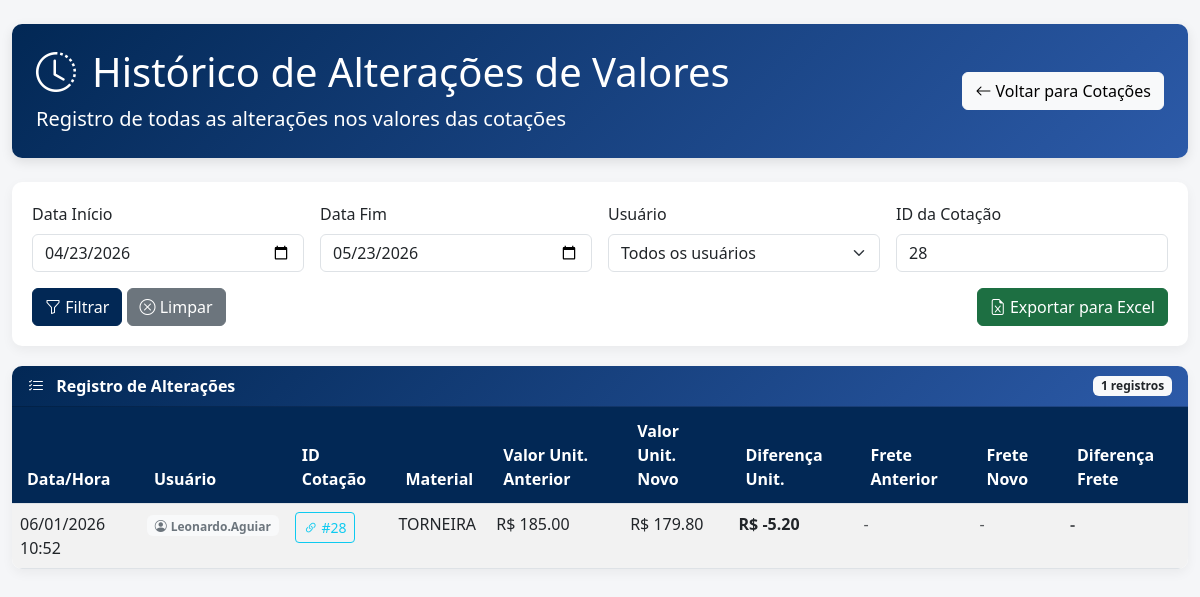
/historico_descontos?preenchimento_id=28 (signed in), run on the app's committed database.
### app.py (models this page shows, shortened)
class HistoricoDescontos(db.Model):
    __tablename__ = 'HistoricoDescontos'
    id = db.Column(db.Integer, primary_key=True)
    preenchimento_id = db.Column(db.Integer, db.ForeignKey('SolicitacoesPreenchidas.id'), nullable=False)
    valor_unitario_anterior = db.Column(db.Float, nullable=False)
    valor_unitario_novo = db.Column(db.Float, nullable=False)
    valor_frete_anterior = db.Column(db.Float, nullable=True)
    valor_frete_novo = db.Column(db.Float, nullable=True)
    data_alteracao = db.Column(db.DateTime, nullable=False, default=get_local_time)
    usuario = db.Column(db.Text, nullable=False)

class Materiais(db.Model):
    __tablename__ = 'Materiais'
    CodMaterial = db.Column(db.Integer, primary_key=True, autoincrement=True)
    DescricaoMaterial = db.Column(db.Text, nullable=False)
    Empresa = db.Column(db.Text, nullable=False)
    Aplicacao = db.Column(db.Text, nullable=False)
    QuantidadeEstoque = db.Column(db.Integer, default=0)
    Fornecedor = db.Column(db.Text)
    NumeroNF = db.Column(db.Text)
    FatorConsumo = db.Column(db.Float, nullable=True, default=0.0)
    Ativo = db.Column(db.Boolean, default=False)

### app.py (the view)
@routes_bp.route('/historico_descontos', methods=['GET'])
def listar_historico_descontos():
    if 'usuario' not in session:
        return redirect(url_for('routes_bp.login'))
    try:
        data_inicio = request.args.get('data_inicio')
        data_fim = request.args.get('data_fim')
        usuario = request.args.get('usuario')
        preenchimento_id = request.args.get('preenchimento_id')
        query = db.session.query(HistoricoDescontos).join(
            SolicitacoesPreenchidas
        ).join(
            SolicitacoesCompra
        ).join(
            Materiais
        )
        if data_inicio:
            query = query.filter(HistoricoDescontos.data_alteracao >= data_inicio)
        if data_fim:
            data_fim_ajustada = datetime.strptime(data_fim, '%Y-%m-%d') + timedelta(days=1)
            query = query.filter(HistoricoDescontos.data_alteracao <= data_fim_ajustada)
        if usuario:
            query = query.filter(HistoricoDescontos.usuario.ilike(f'%{usuario}%'))
        if preenchimento_id:
            query = query.filter(HistoricoDescontos.preenchimento_id == preenchimento_id)
        historicos = query.order_by(HistoricoDescontos.data_alteracao.desc()).all()
        usuarios = db.session.query(
            HistoricoDescontos.usuario
        ).distinct().order_by(
            HistoricoDescontos.usuario
        ).all()
        return render_template(
            'historico_descontos.html',
            historicos=historicos,
            usuarios=[u[0] for u in usuarios if u[0]],
            filtros={
                'data_inicio': data_inicio,
                'data_fim': data_fim,
                'usuario': usuario,
                'preenchimento_id': preenchimento_id
            }
        )
    except Exception as e:
        flash(f'Erro ao carregar histórico de descontos: {str(e)}', 'error')
        app.logger.error(f'Erro em listar_historico_descontos: {str(e)}', exc_info=True)
        return render_template(
            'historico_descontos.html',
            historicos=[],
            usuarios=[],
            filtros={}
        )

### templates/historico_descontos.html (shortened to what this page needs)
<!DOCTYPE html>
<html lang="pt-BR">
<head>
    <link href="https://cdn.jsdelivr.net/npm/bootstrap@5.3.0/dist/css/bootstrap.min.css" rel="stylesheet">
    <link rel="stylesheet" href="https://cdn.jsdelivr.net/npm/bootstrap-icons@1.10.0/font/bootstrap-icons.css">
    <link rel="stylesheet" href="https://cdnjs.cloudflare.com/ajax/libs/font-awesome/6.4.0/css/all.min.css">
</head>
<body>
    <div class="container-fluid py-4">
        <div class="page-header">
            <div class="row align-items-center">
                <div class="col-md-8">
                    <h1 class="display-6"><i class="bi bi-clock-history me-3"></i>Histórico de Alterações de Valores</h1>
                    <p class="lead mb-0">Registro de todas as alterações nos valores das cotações</p>
                </div>
                <div class="col-md-4 text-md-end">
                    <a href="{{ url_for('routes_bp.listar_solicitacoes_preenchidas') }}" class="btn btn-light">
                        <i class="bi bi-arrow-left"></i> Voltar para Cotações
                    </a>
                </div>
            </div>
        </div>
        <div class="filtros-container">
            <form method="GET" class="row g-3">
                <div class="col-md-3">
                    <label for="data_inicio" class="form-label">Data Início</label>
                    <input type="date" class="form-control" id="data_inicio" name="data_inicio" value="{{ filtros.data_inicio }}">
                </div>
                <div class="col-md-3">
                    <label for="data_fim" class="form-label">Data Fim</label>
                    <input type="date" class="form-control" id="data_fim" name="data_fim" value="{{ filtros.data_fim }}">
                </div>
                <div class="col-md-3">
                    <label for="usuario" class="form-label">Usuário</label>
                    <select class="form-select" id="usuario" name="usuario">
                        <option value="">Todos os usuários</option>
                    </select>
                </div>
                <div class="col-md-3">
                    <label for="preenchimento_id" class="form-label">ID da Cotação</label>
                    <input type="number" class="form-control" id="preenchimento_id" name="preenchimento_id"
                           value="{{ filtros.preenchimento_id }}" placeholder="Digite o ID">
                </div>
                <div class="col-12 d-flex justify-content-between align-items-center">
                    <div>
                        <button type="submit" class="btn btn-primary">
                            <i class="bi bi-funnel"></i> Filtrar
                        </button>
                        <a href="{{ url_for('routes_bp.listar_historico_descontos') }}" class="btn btn-secondary">
                            <i class="bi bi-x-circle"></i> Limpar
                        </a>
                    </div>
                    {% if historicos %}
                    <button type="button" id="btnExportarExcel" class="btn btn-excel">
                        <i class="bi bi-file-earmark-excel"></i> Exportar para Excel
                    </button>
                    {% endif %}
                </div>
            </form>
        </div>
        <div class="card">
            <div class="card-header text-white d-flex justify-content-between align-items-center">
                <span><i class="bi bi-list-check me-2"></i> Registro de Alterações</span>
                <span class="badge bg-light text-dark">{{ historicos|length }} registros</span>
            </div>
            <div class="card-body p-0">
                <div class="table-responsive">
                    <table class="table table-striped table-hover mb-0" id="tabelaHistorico">
                        <thead>
                            <tr>
                                <th>Data/Hora</th>
                                <th>Usuário</th>
                                <th>ID Cotação</th>
                                <th>Material</th>
                                <th>Valor Unit. Anterior</th>
                                <th>Valor Unit. Novo</th>
                                <th>Diferença Unit.</th>
                                <th>Frete Anterior</th>
                                <th>Frete Novo</th>
                                <th>Diferença Frete</th>
                            </tr>
                        </thead>
                        <tbody>
                            {% if historicos %}
                                {% for historico in historicos %}
                                    <tr>
                                        <td>{{ historico.data_alteracao.strftime('%d/%m/%Y %H:%M') }}</td>
                                        <td>
                                            <span class="badge badge-light">
                                                <i class="bi bi-person-circle me-1"></i>{{ historico.usuario }}
                                            </span>
                                        </td>
                                        <td>
                                            <a href="{{ url_for('routes_bp.listar_solicitacoes_preenchidas') }}?preenchimento_id={{ historico.preenchimento_id }}"
                                               class="btn btn-sm btn-outline-info" title="Ver cotação">
                                                <i class="bi bi-link-45deg"></i> #{{ historico.preenchimento_id }}
                                            </a>
                                        </td>
                                        <td>
                                            {% if historico.solicitacao_preenchida and historico.solicitacao_preenchida.solicitacao and historico.solicitacao_preenchida.solicitacao.material %}
                                                {{ historico.solicitacao_preenchida.solicitacao.material.DescricaoMaterial }}
                                            {% else %}
                                                <span class="text-muted">N/A</span>
                                            {% endif %}
                                        </td>
                                        <td>R$ {{ "%.2f"|format(historico.valor_unitario_anterior) }}</td>
                                        <td>R$ {{ "%.2f"|format(historico.valor_unitario_novo) }}</td>
                                        <td class="valor-diferenca {% if historico.valor_unitario_novo < historico.valor_unitario_anterior %}valor-diminuido{% else %}valor-aumentado{% endif %}">
                                            R$ {{ "%.2f"|format(historico.valor_unitario_novo - historico.valor_unitario_anterior) }}
                                        </td>
                                        <td>
                                            {% if historico.valor_frete_anterior is not none %}
                                                R$ {{ "%.2f"|format(historico.valor_frete_anterior) }}
                                            {% else %}
                                                <span class="text-muted">-</span>
                                            {% endif %}
                                        </td>
                                        <td>
                                            {% if historico.valor_frete_novo is not none %}
                                                R$ {{ "%.2f"|format(historico.valor_frete_novo) }}
                                            {% else %}
                                                <span class="text-muted">-</span>
                                            {% endif %}
                                        </td>
                                        <td class="valor-diferenca">
                                            {% if historico.valor_frete_anterior is not none and historico.valor_frete_novo is not none %}
                                                {% set diff_frete = historico.valor_frete_novo - historico.valor_frete_anterior %}
                                                <span class="{% if diff_frete < 0 %}valor-diminuido{% else %}valor-aumentado{% endif %}">
                                                    R$ {{ "%.2f"|format(diff_frete) }}
                                                </span>
                                            {% else %}
                                                <span class="text-muted">-</span>
                                            {% endif %}
                                        </td>
                                    </tr>
                                {% endfor %}
                            {% endif %}
                        </tbody>
                    </table>
                </div>
            </div>
        </div>
    </div>
</body>
</html>

### templates/historico_descontos.html (style rules this page uses)
:root { --primary-color: #022855; --secondary-color: #6c757d; --success-color: #1cbb8c; --danger-color: #fc5b69; --light-bg: #f8f9fa; --dark-bg: #343a40; }
body { background-color: #f5f6f8; font-family: 'Segoe UI', Tahoma, Geneva, Verdana, sans-serif; }
.page-header { background: linear-gradient(135deg, var(--primary-color) 0%, #2c5aa8 100%); color: white; border-radius: 10px; padding: 1.5rem; margin-bottom: 1.5rem; box-shadow: 0 4px 12px rgba(0,0,0,0.1); }
.card { border: none; border-radius: 10px; box-shadow: 0 4px 12px rgba(0,0,0,0.05); transition: transform 0.2s; }
.card-header { border-radius: 10px 10px 0 0 !important; font-weight: 600; background: linear-gradient(135deg, var(--primary-color) 0%, #2c5aa8 100%); }
.filtros-container { background-color: white; border-radius: 10px; padding: 20px; margin-bottom: 20px; box-shadow: 0 4px 12px rgba(0,0,0,0.05); }
.table-responsive { max-height: 70vh; overflow-y: auto; border-radius: 0 0 10px 10px; }
.table thead th { position: sticky; top: 0; background-color: var(--primary-color); color: white; z-index: 100; padding: 12px 15px; }
.valor-diferenca { font-weight: bold; }
.valor-diminuido { color: var(--success-color); }
.btn-primary { background-color: var(--primary-color); border-color: var(--primary-color); }
.btn-excel { background-color: #1d6f42; border-color: #1d6f42; color: white; }
.badge-light { background-color: var(--light-bg); color: var(--secondary-color); }

### data on the page
HistoricoDescontos: data_alteracao "06/01/2026 10:52", usuario "Leonardo.Aguiar", preenchimento_id "28", solicitacao_preenchida.solicitacao.material.DescricaoMaterial "TORNEIRA", valor_unitario_anterior "185.00", valor_unitario_novo "179.80", valor_unitario_novo+valor_unitario_anterior "-5.20"

### other printed values
{{ historicos|length }} "1"
